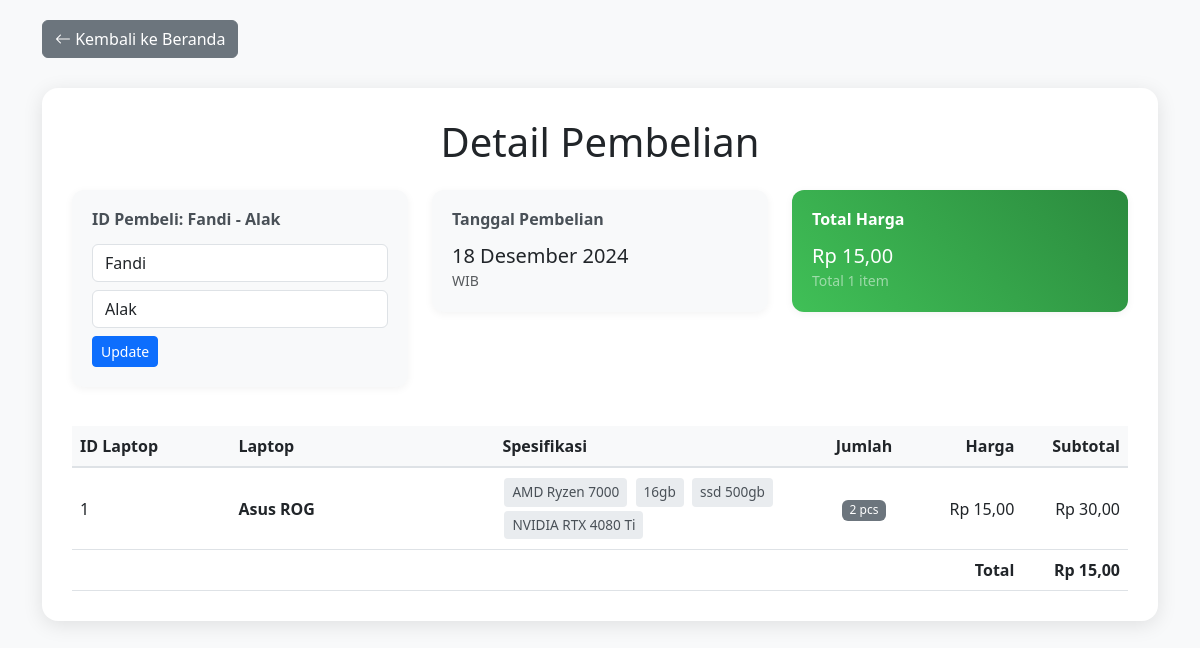
The page /main/membeli/ on the database its author committed.
### main/models.py (models this page shows, shortened)
class Membeli(models.Model):
    id_membeli = models.AutoField(primary_key=True)
    total_harga = models.DecimalField(max_digits=12, decimal_places=2, verbose_name='Total Harga')
    tanggal_beli = models.DateField(verbose_name='Tanggal Pembelian', auto_now_add=True)
    id_pembeli = models.ForeignKey(Pembeli, on_delete=models.CASCADE, verbose_name='Pembeli')
    class Meta:
        verbose_name_plural = 'Transaksi Pembelian'
        ordering = ['-tanggal_beli']

class Pembeli(models.Model):
    idPembeli = models.AutoField(primary_key=True)
    nama = models.CharField(max_length=50, verbose_name='Nama Pembeli', null=False)
    alamat = models.TextField(verbose_name='Alamat')
    class Meta:
        verbose_name_plural = 'Pembeli'
    def __str__(self):
        return f'{self.nama} - {self.alamat}'

class DetailMembeli(models.Model):
    id = models.AutoField(primary_key=True)
    id_laptop = models.ForeignKey(Laptop, on_delete=models.CASCADE, verbose_name='Laptop')
    id_membeli = models.ForeignKey(Membeli, on_delete=models.CASCADE, verbose_name='Transaksi Membeli')
    jumlahPcs = models.PositiveIntegerField(verbose_name='Jumlah Pcs', default=1)
    class Meta:
        verbose_name_plural = 'Detail Pembelian'
        ordering = ['id_membeli', 'id_laptop']
    def subtotal(self):
        return self.jumlahPcs * self.id_laptop.harga

class Laptop(models.Model):
    idLaptop = models.AutoField(primary_key=True)
    namaLaptop = models.CharField(max_length=100, verbose_name='Nama Laptop', null=False)
    processor = models.CharField(max_length=100, verbose_name='Processor', null=False)
    storage = models.CharField(max_length=100, verbose_name='Storage', null=False)
    ram = models.CharField(max_length=100, verbose_name='RAM', null=False)
    layar = models.CharField(max_length=100, verbose_name='Layar', null=False)
    gpu = models.CharField(max_length=100, verbose_name='GPU', null=False)
    harga = models.DecimalField(max_digits=10, decimal_places=2, verbose_name='Harga')
    class Meta:
        verbose_name_plural = 'Laptop'
        ordering = ['namaLaptop']

### main/views.py (the view)
# urls.py: path('membeli/', views.membeli_detail, name='membeli_detail'),
def membeli_detail(request, pk=None):
    if pk:
        membeli = get_object_or_404(Membeli, id_membeli=pk)
        details = membeli.detailmembeli_set.select_related('id_laptop').all()
    else:
        membeli = Membeli.objects.select_related('id_pembeli').first()
        if membeli:
            details = membeli.detailmembeli_set.select_related('id_laptop').all()
        else:
            details = []
    context = {
        'membeli': membeli,
        'details': details,
    }
    return render(request, 'membeli_detail.html', context)

### main/templates/membeli_detail.html (shortened to what this page needs)
<!DOCTYPE html>
<html lang="en">
<head>
    <link href="https://cdn.jsdelivr.net/npm/bootstrap@5.3.0/dist/css/bootstrap.min.css" rel="stylesheet">
    <link rel="stylesheet" href="https://cdn.jsdelivr.net/npm/bootstrap-icons@1.7.2/font/bootstrap-icons.css">
</head>
<body>
    <div class="container">
        <div class="back-button">
            <a href="{% url 'main:index' %}" class="btn btn-secondary">
                <i class="bi bi-arrow-left"></i> Kembali ke Beranda
            </a>
        </div>
        {% if membeli %}
        <div class="report-card">
            <h1 class="text-center mb-4">Detail Pembelian</h1>
            <div class="row mb-4">
                <div class="col-md-4">
                    <div class="summary-card">
                        <h6 class="card-title">ID Pembeli: {{ membeli.id_pembeli }}</h6>
                        <form method="POST" action="membeli.id_pembeli.idPembeli">
                            <div class="mb-2">
                                <input type="text" class="form-control" name="nama" value="{{ membeli.id_pembeli.nama }}" required>
                            </div>
                            <div class="mb-2">
                                <input type="text" class="form-control" name="alamat" value="{{ membeli.id_pembeli.alamat }}" required>
                            </div>
                            <button type="submit" class="btn btn-sm btn-primary">Update</button>
                        </form>
                    </div>
                </div>
                <div class="col-md-4">
                    <div class="summary-card">
                        <h6 class="card-title">Tanggal Pembelian</h6>
                        <h5 class="mb-0">{{ membeli.tanggal_beli|date:"d F Y" }}</h5>
                        <small class="text-muted">{{ membeli.tanggal_beli|time:"H:i" }} WIB</small>
                    </div>
                </div>
                <div class="col-md-4">
                    <div class="summary-card" style="background: linear-gradient(45deg, #40c057, #2b8a3e); color: white;">
                        <h6 class="card-title text-white">Total Harga</h6>
                        <h5 class="mb-0">Rp {{ membeli.total_harga}}</h5>
                        <small class="text-white-50">Total {{ details|length }} item</small>
                    </div>
                </div>
            </div>
            <div class="table-responsive">
                <table class="table table-hover">
                    <thead>
                        <tr>
                            <th style="width: 15%">ID Laptop</th>
                            <th style="width: 25%">Laptop</th>
                            <th style="width: 30%">Spesifikasi</th>
                            <th class="text-center" style="width: 10%">Jumlah</th>
                            <th class="text-end" style="width: 10%">Harga</th>
                            <th class="text-end" style="width: 10%">Subtotal</th>
                        </tr>
                    </thead>
                    <tbody>
                        {% for detail in details %}
                        <tr>
                            <td>{{ detail.id_laptop.idLaptop }}</td>
                            <td>
                                <strong>{{ detail.id_laptop.namaLaptop }}</strong>
                            </td>
                            <td>
                                <span class="specs-badge">{{ detail.id_laptop.processor }}</span>
                                <span class="specs-badge">{{ detail.id_laptop.ram }}</span>
                                <span class="specs-badge">{{ detail.id_laptop.storage }}</span>
                                <span class="specs-badge">{{ detail.id_laptop.gpu }}</span>
                            </td>
                            <td class="text-center">
                                <span class="badge bg-secondary">{{ detail.jumlahPcs }} pcs</span>
                            </td>
                            <td class="text-end">Rp {{ detail.id_laptop.harga}}</td>
                            <td class="text-end">Rp {{ detail.subtotal}}</td>
                        </tr>
                        {% endfor %}
                        <tr class="total-row">
                            <td colspan="5" class="text-end">Total</td>
                            <td class="text-end">Rp {{ membeli.total_harga}}</td>
                        </tr>
                    </tbody>
                </table>
            </div>
        </div>
        {% else %}
        <div class="report-card text-center">
            <h2>Data tidak ditemukan</h2>
            <p>Detail pembelian yang Anda cari tidak tersedia.</p>
        </div>
        {% endif %}
    </div>
</body>
</html>

### main/templates/membeli_detail.html (style rules this page uses)
body { background-color: #f8f9fa; font-family: 'Segoe UI', Tahoma, Geneva, Verdana, sans-serif; }
.report-card { background: white; border-radius: 16px; padding: 30px; margin: 30px auto; max-width: 1200px; box-shadow: 0 4px 20px rgba(0,0,0,0.1); }
.summary-card { padding: 20px; border-radius: 12px; background: #f8f9fa; margin-bottom: 15px; box-shadow: 0 2px 8px rgba(0,0,0,0.05); }
.card-title { color: #495057; font-weight: 600; margin-bottom: 15px; }
.back-button { margin: 20px 0; }
.table { margin-bottom: 0; }
.table th { background-color: #f8f9fa; font-weight: 600; border-bottom: 2px solid #dee2e6; }
.table td { vertical-align: middle; border-bottom: 1px solid #dee2e6; }
.specs-badge { display: inline-block; padding: 4px 8px; background: #e9ecef; border-radius: 4px; margin: 2px; font-size: 0.85em; color: #495057; }
.total-row { font-weight: bold; background-color: #f8f9fa; }
.badge { font-weight: 500; }

### rows shown on the page
Membeli: id_pembeli "Fandi - Alak", nama "Fandi", alamat "Alak", tanggal_beli "18 Desember 2024", total_harga "15,00"
DetailMembeli: id_laptop.idLaptop "1", id_laptop.namaLaptop "Asus ROG", id_laptop.processor "AMD Ryzen 7000", id_laptop.ram "16gb", id_laptop.storage "ssd 500gb", id_laptop.gpu "NVIDIA RTX 4080 Ti", jumlahPcs "2", id_laptop.harga "15,00", subtotal "30,00"

### other values the page prints
{{ details|length }} "1"
